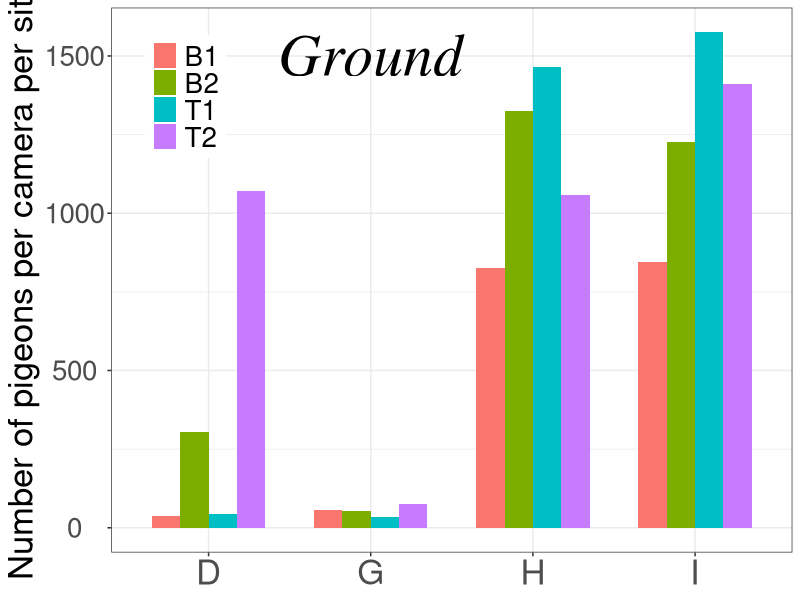
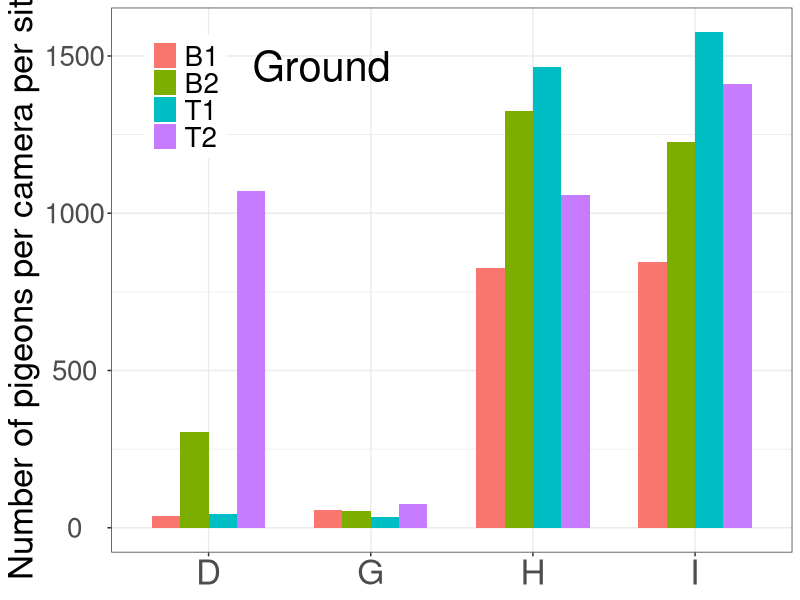

Write the R code that produced these figures, in order.
# author: Kwan Yu Chuk

library(ggplot2)

# example 1
# this code is to create a bar chart with legend and annotate
# data were grouped by site and colours were identical
ground <- read.csv("ground.csv", stringsAsFactors = T)
head(ground)

ground_p <- ggplot(ground, aes(x=site, y=count, fill=survey)) + 
  geom_bar(position="dodge", stat="identity", width = 0.7) + 
  labs(y="Number of pigeons per camera per site") + 
  xlab(NULL)+
  
  theme_bw() + 
  theme(legend.position=c(0.05, 0.95),
        legend.justification = c(0, 1),
        legend.text = element_text(size = 20),
        legend.title = element_blank(),
        axis.text.x = element_text(size = 25, hjust = 0.5),
        axis.text.y = element_text(size = 20, hjust = 0.5),
        axis.title.y = element_text(size = 25))
ground_p + annotate('text', x = 2, y = 1500, label = 'Ground', family = 'serif', fontface = 'italic', size = 15)

# example 2
# another way to add annotate
# this function is 'labs()'
ground_p2 <- ggplot(ground, aes(x=site, y=count, fill=survey)) + 
  geom_bar(position="dodge", stat="identity", width = 0.7) + 
  labs(y="Number of pigeons per camera per site") + 
  xlab(NULL)+
  labs(tag="Ground")+
  theme_bw() + 
  theme(legend.position=c(0.05, 0.95),
        legend.justification = c(0, 1),
        legend.text = element_text(size = 20),
        legend.title = element_blank(),
        axis.text.x = element_text(size = 25, hjust = 0.5),
        axis.text.y = element_text(size = 20, hjust = 0.5),
        axis.title.y = element_text(size = 25),
        plot.tag.position = c(0.4, 0.9),
        plot.tag = element_text(size = 30))
ground_p2

